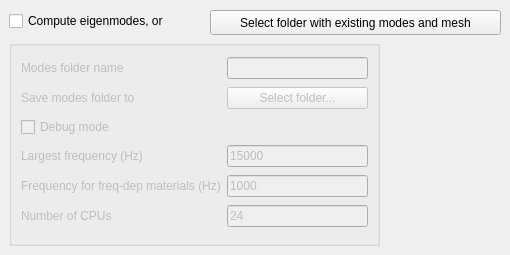
    <widget class="QWidget" name="tab_5">
     <attribute name="title">
      <string>Modes definition</string>
     </attribute>
     <widget class="QGroupBox" name="groupBox_2">
      <property name="enabled">
       <bool>true</bool>
      </property>
      <property name="geometry">
       <rect>
        <x>9</x>
        <y>40</y>
        <width>371</width>
        <height>206</height>
       </rect>
      </property>
      <property name="title">
       <string/>
      </property>
      <layout class="QGridLayout" name="gridLayout_2">
       <item row="6" column="0">
        <widget class="QLabel" name="label_13">
         <property name="enabled">
          <bool>false</bool>
         </property>
         <property name="text">
          <string>Number of CPUs</string>
         </property>
        </widget>
       </item>
       <item row="0" column="1">
        <widget class="QLineEdit" name="txt_phase1Name">
         <property name="enabled">
          <bool>false</bool>
         </property>
         <property name="toolTip">
          <string>&lt;html&gt;&lt;head/&gt;&lt;body&gt;&lt;p&gt;A new folder with this name will be created in the folder selected below.&lt;/p&gt;&lt;/body&gt;&lt;/html&gt;</string>
         </property>
        </widget>
       </item>
       <item row="2" column="0">
        <widget class="QLabel" name="label_19">
         <property name="enabled">
          <bool>false</bool>
         </property>
         <property name="text">
          <string>Save modes folder to</string>
         </property>
        </widget>
       </item>
       <item row="2" column="1">
        <widget class="QPushButton" name="btn_savePhase1To">
         <property name="enabled">
          <bool>false</bool>
         </property>
         <property name="text">
          <string>Select folder...</string>
         </property>
        </widget>
       </item>
       <item row="4" column="0">
        <widget class="QLabel" name="label_10">
         <property name="enabled">
          <bool>false</bool>
         </property>
         <property name="text">
          <string>Largest frequency (Hz)</string>
         </property>
        </widget>
       </item>
       <item row="0" column="0">
        <widget class="QLabel" name="label_26">
         <property name="enabled">
          <bool>false</bool>
         </property>
         <property name="text">
          <string>Modes folder name</string>
         </property>
        </widget>
       </item>
       <item row="3" column="0">
        <widget class="QCheckBox" name="cb_debugPh1">
         <property name="enabled">
          <bool>false</bool>
         </property>
         <property name="toolTip">
          <string>&lt;html&gt;&lt;head/&gt;&lt;body&gt;&lt;p&gt;Run modal simulation in debug mode: terminals do not close when processes are finished. The rest runs after the user closes them manually.&lt;/p&gt;&lt;/body&gt;&lt;/html&gt;</string>
         </property>
         <property name="text">
          <string>Debug mode</string>
         </property>
        </widget>
       </item>
       <item row="6" column="1">
        <widget class="QLineEdit" name="txt_phase1CPUs">
         <property name="enabled">
          <bool>false</bool>
         </property>
         <property name="toolTip">
          <string>&lt;html&gt;&lt;head/&gt;&lt;body&gt;&lt;p&gt;Number of CPUs used for modal simulation.&lt;/p&gt;&lt;/body&gt;&lt;/html&gt;</string>
         </property>
         <property name="text">
          <string>24</string>
         </property>
        </widget>
       </item>
       <item row="4" column="1">
        <widget class="QLineEdit" name="txt_phase1FreqMax">
         <property name="enabled">
          <bool>false</bool>
         </property>
         <property name="toolTip">
          <string>&lt;html&gt;&lt;head/&gt;&lt;body&gt;&lt;p&gt;The eigenmodes of the macroelement are computed up to this frequency. With USP, 25kHz is adviced to have enough modes to converge up to 2000Hz. Up to 1500Hz simulations, 15kHz is enough.&lt;/p&gt;&lt;/body&gt;&lt;/html&gt;</string>
         </property>
         <property name="text">
          <string>15000</string>
         </property>
        </widget>
       </item>
       <item row="5" column="0">
        <widget class="QLabel" name="label_11">
         <property name="enabled">
          <bool>false</bool>
         </property>
         <property name="text">
          <string>Frequency for freq-dep materials (Hz)</string>
         </property>
        </widget>
       </item>
       <item row="5" column="1">
        <widget class="QLineEdit" name="txt_phase1freq">
         <property name="enabled">
          <bool>false</bool>
         </property>
         <property name="toolTip">
          <string>&lt;html&gt;&lt;head/&gt;&lt;body&gt;&lt;p&gt;The stiffness matrix is evaluated at this frequency to compute modes.&lt;/p&gt;&lt;/body&gt;&lt;/html&gt;</string>
         </property>
         <property name="text">
          <string>1000</string>
         </property>
        </widget>
       </item>
      </layout>
     </widget>
     <widget class="QCheckBox" name="cb_phase1">
      <property name="geometry">
       <rect>
        <x>9</x>
        <y>12</y>
        <width>181</width>
        <height>18</height>
       </rect>
      </property>
      <property name="toolTip">
       <string>&lt;html&gt;&lt;head/&gt;&lt;body&gt;&lt;p&gt;If selected, the eigenmodes of the macroelement will be computed as a first phase, and the main simulation is run afterwards. If not selected, the user needs to select pre-computed modes. The mesh and the eigenmodes are going to be reused to make the actual harmonic simulation faster. &lt;/p&gt;&lt;/body&gt;&lt;/html&gt;</string>
      </property>
      <property name="text">
       <string>Compute eigenmodes, or</string>
      </property>
     </widget>
     <widget class="QPushButton" name="btn_selPhase1Folder">
      <property name="geometry">
       <rect>
        <x>210</x>
        <y>10</y>
        <width>291</width>
        <height>25</height>
       </rect>
      </property>
      <property name="toolTip">
       <string>&lt;html&gt;&lt;head/&gt;&lt;body&gt;&lt;p&gt;If selected, the eigenmodes of the macroelement will be computed as a first phase, and the main simulation is run afterwards. If not selected, the user needs to select pre-computed modes. The mesh and the eigenmodes are going to be reused to make the actual harmonic simulation faster. &lt;/p&gt;&lt;/body&gt;&lt;/html&gt;</string>
      </property>
      <property name="text">
       <string>Select folder with existing modes and mesh</string>
      </property>
     </widget>
    </widget>
